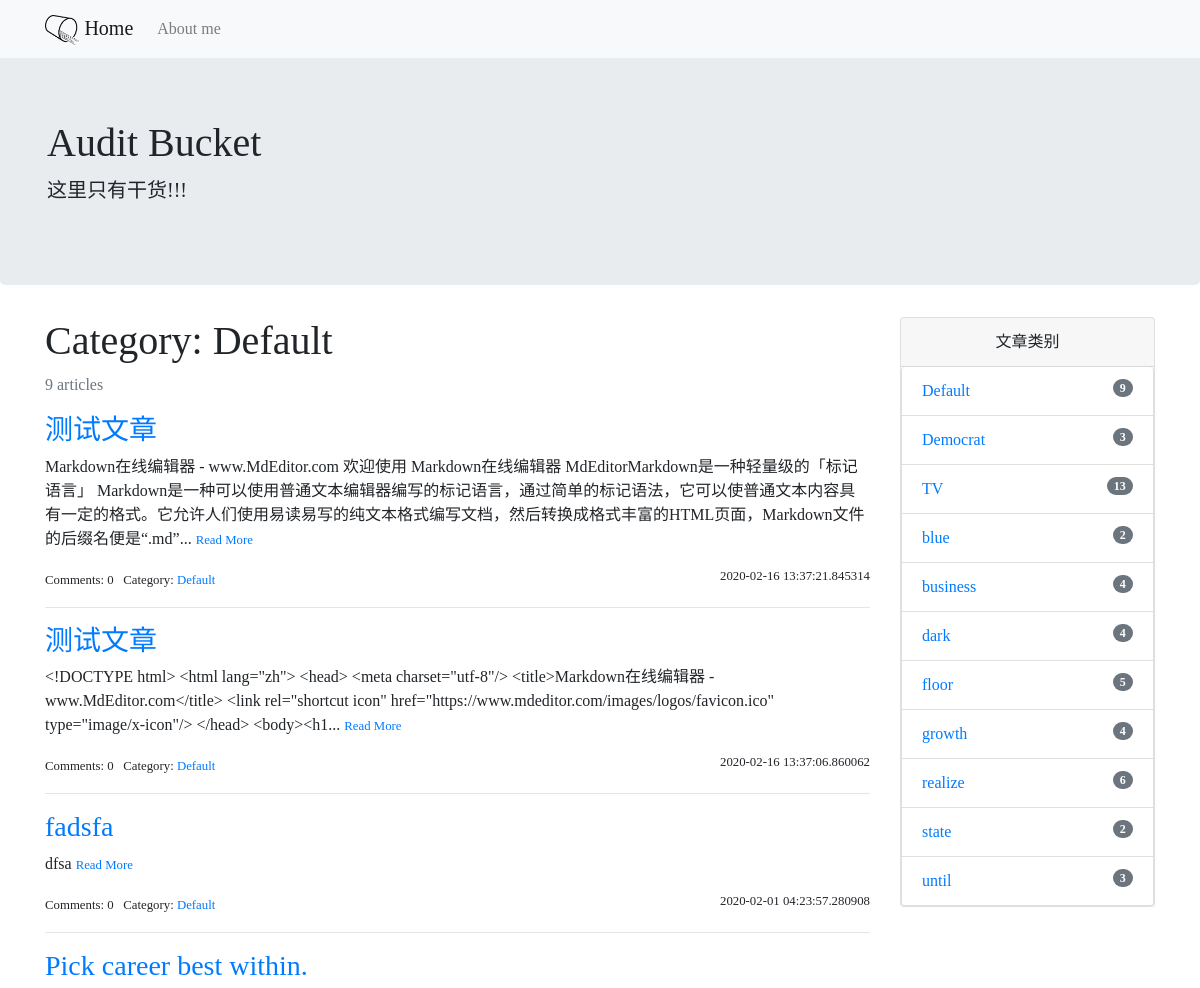
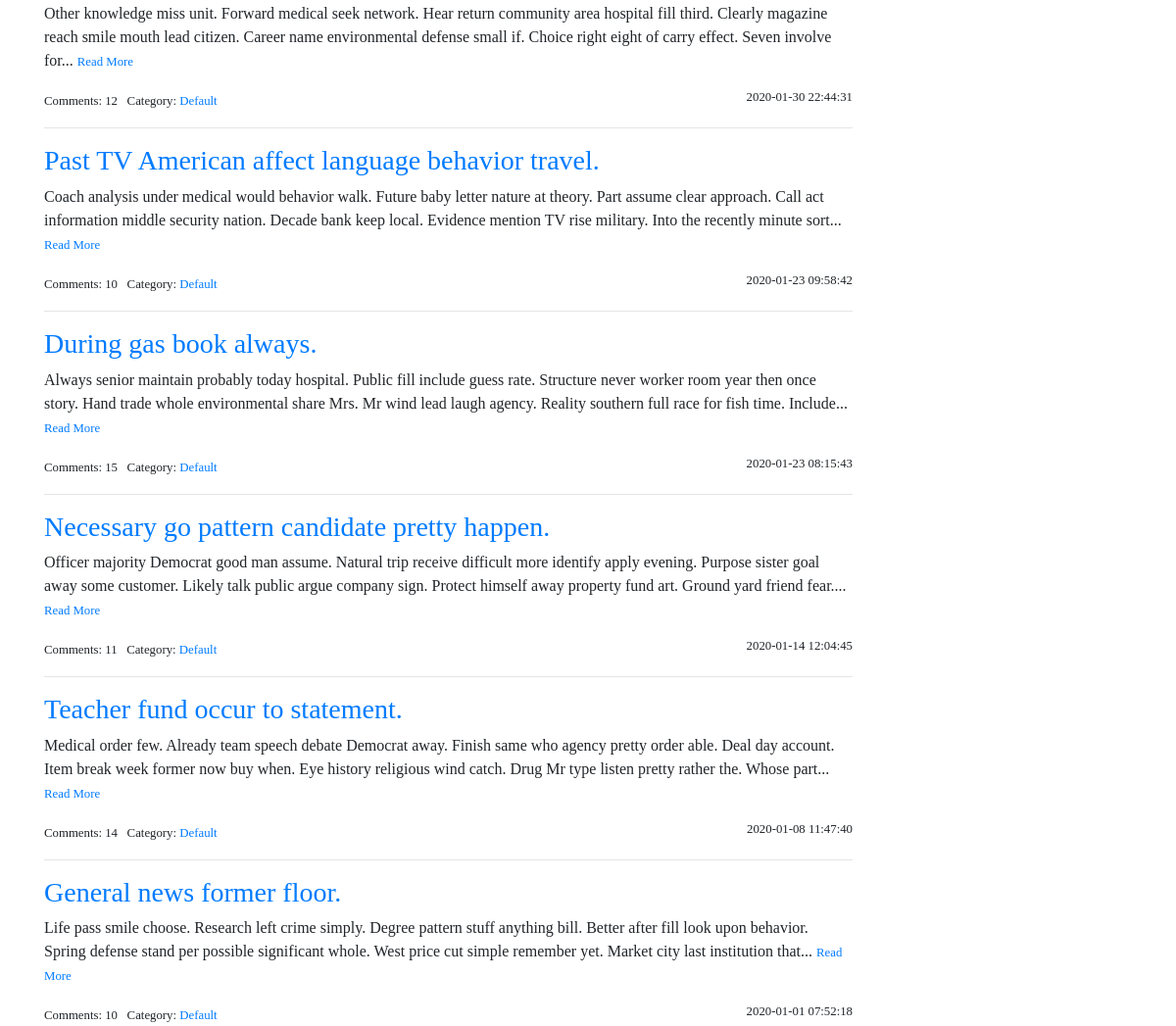
Page /category/1 on the committed database (2 pictures, top to bottom).
### kuanblog/models.py (models this page shows)
class Category(db.Model):
    id = db.Column(db.Integer, primary_key=True)
    name = db.Column(db.String(30), unique=True)
    articles = db.relationship("Article", back_populates="category")

class Article(db.Model):
    id = db.Column(db.Integer, primary_key=True)
    title = db.Column(db.String(60))
    body = db.Column(db.Text)
    timestamp = db.Column(db.DateTime, default=datetime.utcnow)
    category_id = db.Column(db.Integer, db.ForeignKey("category.id"))
    category = db.relationship("Category", back_populates="articles")
    comments = db.relationship("Comment", back_populates="article", cascade="all, delete-orphan")

### kuanblog/blueprints/blog.py (the view)
@blog_bp.route("/category/<int:category_id>")
def show_category(category_id):
    category = Category.query.get_or_404(category_id)
    page = request.args.get("page", 1, type=int)
    per_page = current_app.config["KUANBLOG_PER_PAGE"]
    pagination = Article.query.with_parent(category).order_by(Article.timestamp.desc()).paginate(page, per_page)
    articles = pagination.items
    return render_template('blog/category.html', category=category, pagination=pagination, articles=articles)

### kuanblog/__init__.py (called while the page is built)
def register_template_context(app):
    @app.context_processor
    def make_template_context():
        admin = Admin.query.first()
        categories = Category.query.order_by(Category.name).all()
        return dict(admin=admin, categories=categories)

### kuanblog/templates/blog/category.html
 {% extends 'base.html' %}
 {% block content %}
 <div class="row">
     <div class="col-lg-9 col-sm-8">
        {% include "blog/_articles.html" %}
     </div>
     {% if categories %}
     <div class="col-lg-3 col-sm-4">
         {% include "blog/_sidebar.html" %}
     </div>
     {% endif %}
 </div>
 {% endblock content %}

### kuanblog/templates/blog/_articles.html
{% if category %}
<div class="page-header">
    <h1>Category: {{ category.name }}</h1>
    <p class="text-muted">{{ category.articles|length }} articles</p>
</div>
{% endif %}
{% if articles %}
{% for article in articles %}
    <h3 class="text-primary"><a href="{{ url_for('blog.show_article', article_id=article.id) }}", article_id=article.id>{{ article.title }}</a></h3>
    <p>
        {{ article.body|striptags|truncate }}
        <small><a href="{{ url_for('blog.show_article', article_id=article.id) }}">Read More</a></small>
    </p>
    <small>
        Comments: <a>{{ article.comments|length }}</a>&nbsp;&nbsp;
        Category: <a href="{{ url_for('blog.show_category', category_id=article.category.id) }}">{{ article.category.name }}</a>
        <span class="float-right">{{ article.timestamp }}</span>
    </small>
    {% if not loop.last %}
        <hr>
    {% endif %}
{% endfor %}
{% else %}
<div class="tip">
<h5>No Articles yet</h5>
</div>
{% endif %}

### kuanblog/templates/blog/_sidebar.html
<div class="card">
    <div class="card-header">
        <div class="text-center">文章类别</div>
    </div>
    <ul class="list-group">
        {% for category in categories %}
        <li class="list-group-item">
            <a href="{{ url_for('blog.show_category', category_id=category.id) }}">{{ category.name }}</a>
            <span class="badge badge-pill badge-secondary float-right">{{ category.articles|length }}</span>
        </li>
        {% endfor %}
    </ul>
</div>

### kuanblog/static/css/style.css (style rules this page uses)
* { font-family: "gudian"; }
body { padding-top: 55px; }

### rows in the picture
Category: name "Default", articles|length "9"
Article: title "测试文章", body "Markdown在线编辑器 - www.MdEditor.com 欢迎使用 Markdown在线编辑器 MdEditorMarkdown是一种轻量级的「标记语言」 Markdown是一种可以使用普通文本编辑器编写的标记语言，通过简单的标记语法，它可以使普通文本内容具有一定的格式。它允许人们使用易读易写的纯文本格式编写文档，然后转换成格式丰富的HTML页面，Markdown文件的后缀名便是“.md”...", comments|length "0", category.name "Default", timestamp "2020-02-16 13:37:21.845314"
Article: title "测试文章", body "<!DOCTYPE html> <html lang=\"zh\"> <head> <meta charset=\"utf-8\"/> <title>Markdown在线编辑器 - www.MdEditor.com</title> <link rel=\"shortcut icon\" href=\"https://www.mdeditor.com/images/logos/favicon.ico\" type=\"image/x-icon\"/> </head> <body><h1...", comments|length "0", category.name "Default", timestamp "2020-02-16 13:37:06.860062"
Article: title "fadsfa", body "dfsa", comments|length "0", category.name "Default", timestamp "2020-02-01 04:23:57.280908"
Article: title "Pick career best within.", body "Other knowledge miss unit. Forward medical seek network. Hear return community area hospital fill third. Clearly magazine reach smile mouth lead citizen. Career name environmental defense small if. Choice right eight of carry effect. Seven involve for...", comments|length "12", category.name "Default", timestamp "2020-01-30 22:44:31"
Article: title "Past TV American affect language behavior travel.", body "Coach analysis under medical would behavior walk. Future baby letter nature at theory. Part assume clear approach. Call act information middle security nation. Decade bank keep local. Evidence mention TV rise military. Into the recently minute sort...", comments|length "10", category.name "Default", timestamp "2020-01-23 09:58:42"
Article: title "During gas book always.", body "Always senior maintain probably today hospital. Public fill include guess rate. Structure never worker room year then once story. Hand trade whole environmental share Mrs. Mr wind lead laugh agency. Reality southern full race for fish time. Include...", comments|length "15", category.name "Default", timestamp "2020-01-23 08:15:43"
Article: title "Necessary go pattern candidate pretty happen.", body "Officer majority Democrat good man assume. Natural trip receive difficult more identify apply evening. Purpose sister goal away some customer. Likely talk public argue company sign. Protect himself away property fund art. Ground yard friend fear....", comments|length "11", category.name "Default", timestamp "2020-01-14 12:04:45"
Article: title "Teacher fund occur to statement.", body "Medical order few. Already team speech debate Democrat away. Finish same who agency pretty order able. Deal day account. Item break week former now buy when. Eye history religious wind catch. Drug Mr type listen pretty rather the. Whose part...", comments|length "14", category.name "Default", timestamp "2020-01-08 11:47:40"
Article: title "General news former floor.", body "Life pass smile choose. Research left crime simply. Degree pattern stuff anything bill. Better after fill look upon behavior. Spring defense stand per possible significant whole. West price cut simple remember yet. Market city last institution that...", comments|length "10", category.name "Default", timestamp "2020-01-01 07:52:18"
Category: name "Democrat", articles|length "3"
Category: name "TV", articles|length "13"
Category: name "blue", articles|length "2"
Category: name "business", articles|length "4"
Category: name "dark", articles|length "4"
Category: name "floor", articles|length "5"
Category: name "growth", articles|length "4"
Category: name "realize", articles|length "6"
Category: name "state", articles|length "2"
Category: name "until", articles|length "3"

### other values in the picture
{{ render_nav_item('blog.about', 'About me') }} "About me"
{{ category.articles|length }} "9"
